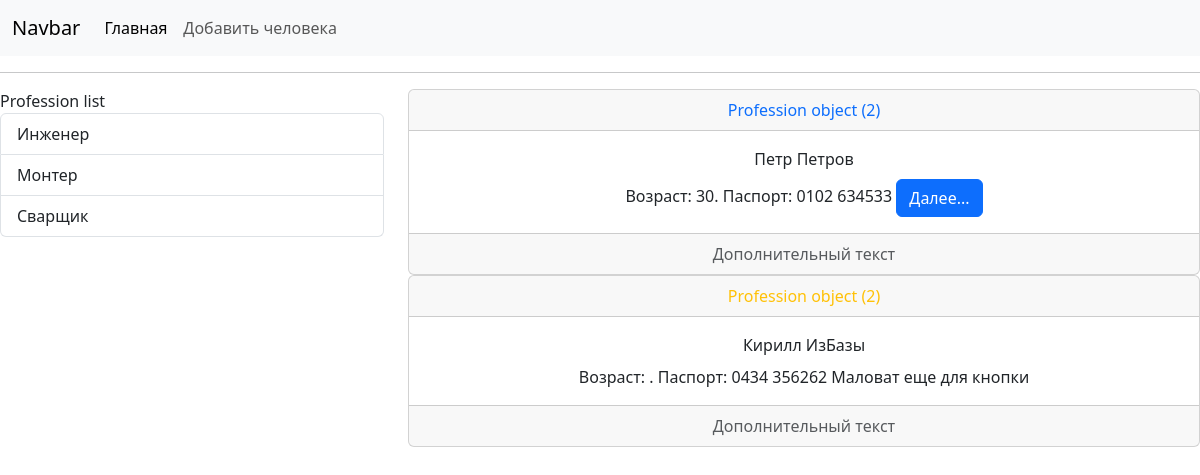
Screenshot of /Human/prof/2 with the database file from the repository.
### Human/models.py (models this page shows)
class Profession(models.Model):
    title=models.CharField(max_length=30, db_index=True, verbose_name='Профессия')
    class Meta:
        verbose_name = 'Профессия'
        verbose_name_plural = 'Профессии'
        ordering=['title']

class Human(models.Model):
    fname=models.CharField(max_length=20, verbose_name='Имя')
    lname=models.CharField(max_length=20, verbose_name='Фамилия')
    hage=models.IntegerField(verbose_name='Возраст')
    passp=models.CharField(max_length=15, blank=False, verbose_name='Паспорт')
    profs = models.ForeignKey('Profession', on_delete=models.PROTECT, null=True, verbose_name='Профессия')
    class Meta:
        verbose_name = 'Человек'
        verbose_name_plural = 'Люди'
        ordering=['hage']

### Human/views.py (the view)
# urls.py: path('prof/<int:profession_id>',get_profession, name='Profession')
def get_profession(request, profession_id):
    human = Human.objects.filter(profs_id=profession_id)
    prof = Profession.objects.get(pk=profession_id)
    contxt = {
        'human': human,
        'prof': prof,
    }
    return render(request, 'profession.html', context=contxt)

### Human/templatetags/human_tags.py (called while the page is built)
@register.simple_tag(name='get_list_professions')
def get_professions():
    return Profession.objects.all()

@register.inclusion_tag('list_professions.html')
def show_professions(arg1='Profession', arg2='list'):
    profs=Profession.objects.all()
    return {'profs': profs, 'arg1':arg1, 'arg2': arg2}

### Human/templates/profession.html (shortened to what this page needs)
{%extends 'hbase.html'%}
{%block sidebar%}
  {%include 'inc/_hsidebar.html'%}
{%endblock%}
{%block content%}
    {%for i in human%}
      <div class="card text-center">
        <div class="card-header {% cycle 'text-primary' 'text-warning' %}">
          {{i.profs}}
        </div>
        <div class="card-body" slyle="display:flex">
          <div class="card-title">{{i.fname}} {{i.lname}}</div>
          <div class="card-text">Возраст: {{i.hage}}. Паспорт: {{i.passp}}
          {% if i.hage %}
            <a href="#" class="btn btn-primary">Далее...</a>
          {%else%}
            Маловат еще для кнопки
          {%endif%}
          </div>
        </div>
        <div class="card-footer text-body-secondary">
          Дополнительный текст
        </div>
      </div>
    {%endfor%}
{%endblock%}

### Human/templates/list_professions.html
{%load human_tags%}
<div class="list-group">
    {{arg1}} {{arg2}}
    {%get_list_professions as profs%}
    {%for c in profs%}
        <a href="{% url 'Profession' c.id%}" class="list-group-item list-group-item-action">{{c.title}}</a>
    {%endfor%}
</div>

### rows the page displays
Profession: title "Инженер"
Profession: title "Монтер"
Profession: title "Сварщик"
Human: profs "Profession object (2)", fname "Петр", lname "Петров", hage "30", passp "0102 634533", shows "Далее..."
Human: profs "Profession object (2)", fname "Кирилл", lname "ИзБазы", passp "0434 356262", hage "Маловат еще для кнопки"

### other values shown
{{ arg1 }} "Profession"
{{ arg2 }} "list"
